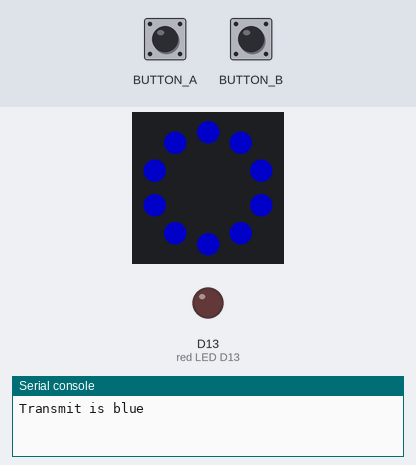
The program below on a simulated Circuit Playground running CircuitPython. Parts: the board's ring of 10 RGB LEDs (number 0 left of the top, counting anticlockwise), output pins drawn as LEDs (lit = HIGH), the last lines printed to the serial console. Inputs (shaded band) come from the test bench. Dim RGB values are drawn brighter than linear; pins used as bus, display or sensor lines are not drawn.

Above: at 1.2 s.
1.3 s: button A pressed for 0.15 s
At 1.45 s:
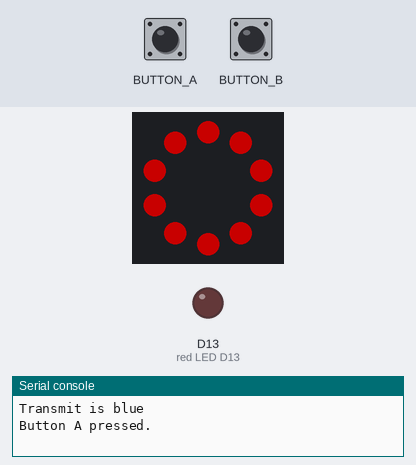
3.0 s: button B pressed for 0.15 s
At 3.12 s:
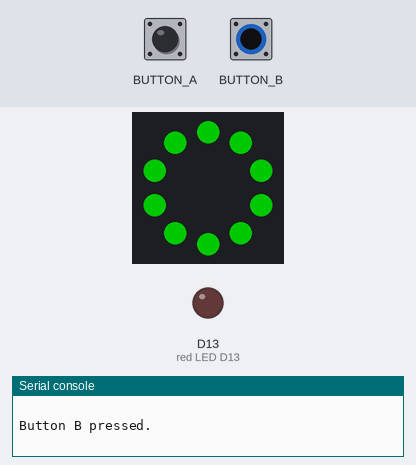
4.7 s: button B pressed for 3.2 s
9.5 s: button A pressed for 3.2 s
At 10.3 s:
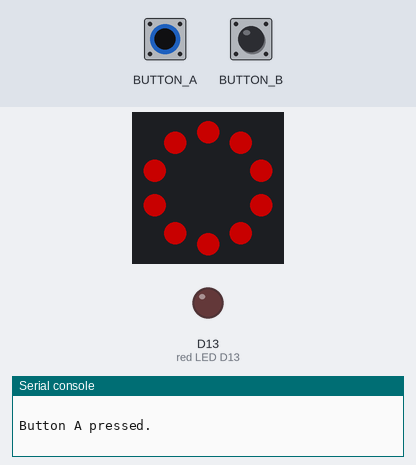
Timing chart, 0 to 12.5 s (numbered marks = the images above; inputs shaded):
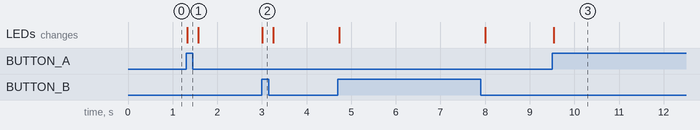

Measured:
- after the input at 1.3 s, the LEDs: change at once (image 1)
- after the input at 3.0 s, the LEDs: change at once (image 2)
- after the input at 9.5 s, the LEDs: change at once (image 3)

The program:

IR_Transmit_Code.py
```python
import time
from adafruit_circuitplayground.express import cpx
import adafruit_irremote
import pulseio
import board

pwm = pulseio.PWMOut(board.IR_TX, frequency=38000, duty_cycle=2**15)
pulseout = pulseio.PulseOut(pwm)
encoder = adafruit_irremote.GenericTransmit(header=[9500,4500],one=[550,550],zero=[550,1700],trail=0)

print("Transmit is blue")

while True:
    cpx.pixels.fill((0,0,100))
    if cpx.button_a:
        print("Button A pressed. \n")
        cpx.red_led = True
        # I guess we always encode 4 bytes?
        encoder.transmit(pulseout, [255,2,255,0])
        cpx.red_led = False
        cpx.pixels.fill((100,0,0))
        time.sleep(.2)
    if cpx.button_b:
        print("Button B pressed. \n")
        cpx.red_led = True
        encoder.transmit(pulseout, [255,2,191,64])
        cpx.red_led = False
        cpx.pixels.fill((0,100,0))
        time.sleep(.2)
    time.sleep(0.05)
```
